Frame 1 (no input): blank canvas, image omitted
Frame 60 (the mouse pressed at the canvas centre just before this capture): blank canvas, image omitted
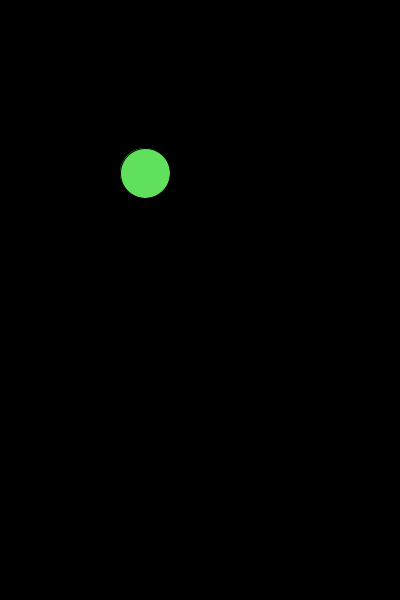
Frame 120 (the mouse held since frame 60 and released just before this capture)

The Processing sketch whose frames 1 and 60 were blank and that drew this single picture after the mouse press (run headless with seeded random() and noise(); from frame 60 on, the mouse is pressed at the canvas centre):

// Processing sketch: processing_17792
// ── processing_17792.pde

color c, r, g, b, a;
boolean waiting;
int len, count, x, y, turn, reactionTime;

void setup(){
  size(400, 600);
  background(0, 0, 0, 50);
  smooth();
  clear();
  waiting = true;
  turn = 0;
  reactionTime = 0;
  len = int(random(100));
}

void clear(){
  fill(0, 0, 0, 255);
  rect(0, 0, 400, 400);
  waiting = true;
  turn++;
  reactionTime = 0;
}

void draw(){
  if(!waiting){
    reactionTime++;
  }

  if(count == len && waiting == true){
    r = int(random(200)) + 55;
    g = int(random(200)) + 55;
    b = int(random(200)) + 55;
    a = int(random(150)) + 105;
    
    fill(r, g, b, a);
    x = int(random(300)) + 50;
    y = int(random(270)) + 50;
    
    ellipse(x, y , 50, 50);
    waiting = false;
    count = 0;
    reactionTime = 0;

  }
  count++;
}

void mouseClicked(){ 
    if(abs(x - mouseX) < 25 && abs(y - mouseY) < 25){
      fill(0, 30, 200, 100);
      rect(turn * 5, 600, 5, -reactionTime);
      waiting = true;
      len = int(random(100));
      count = 0;
      clear();
  }
}
